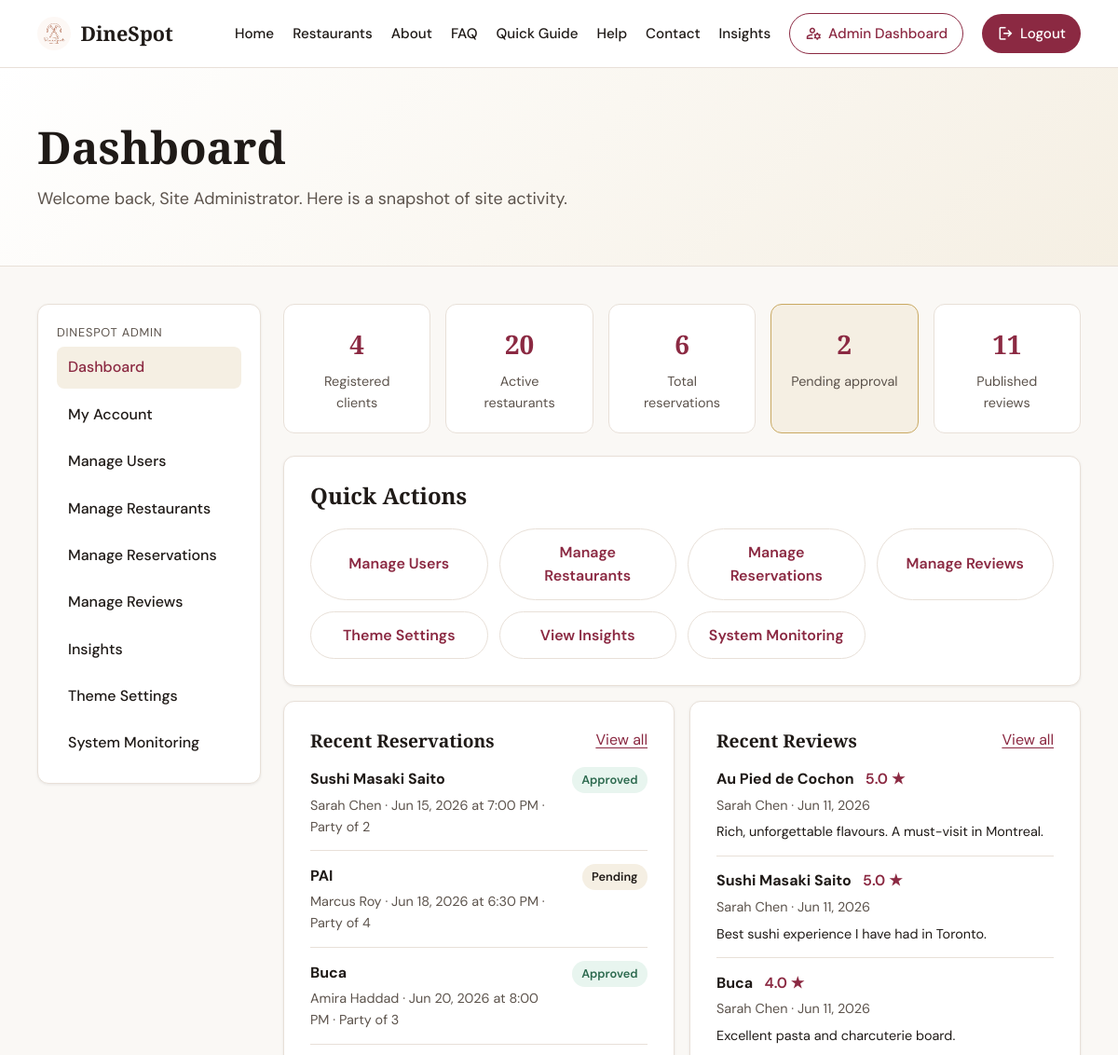
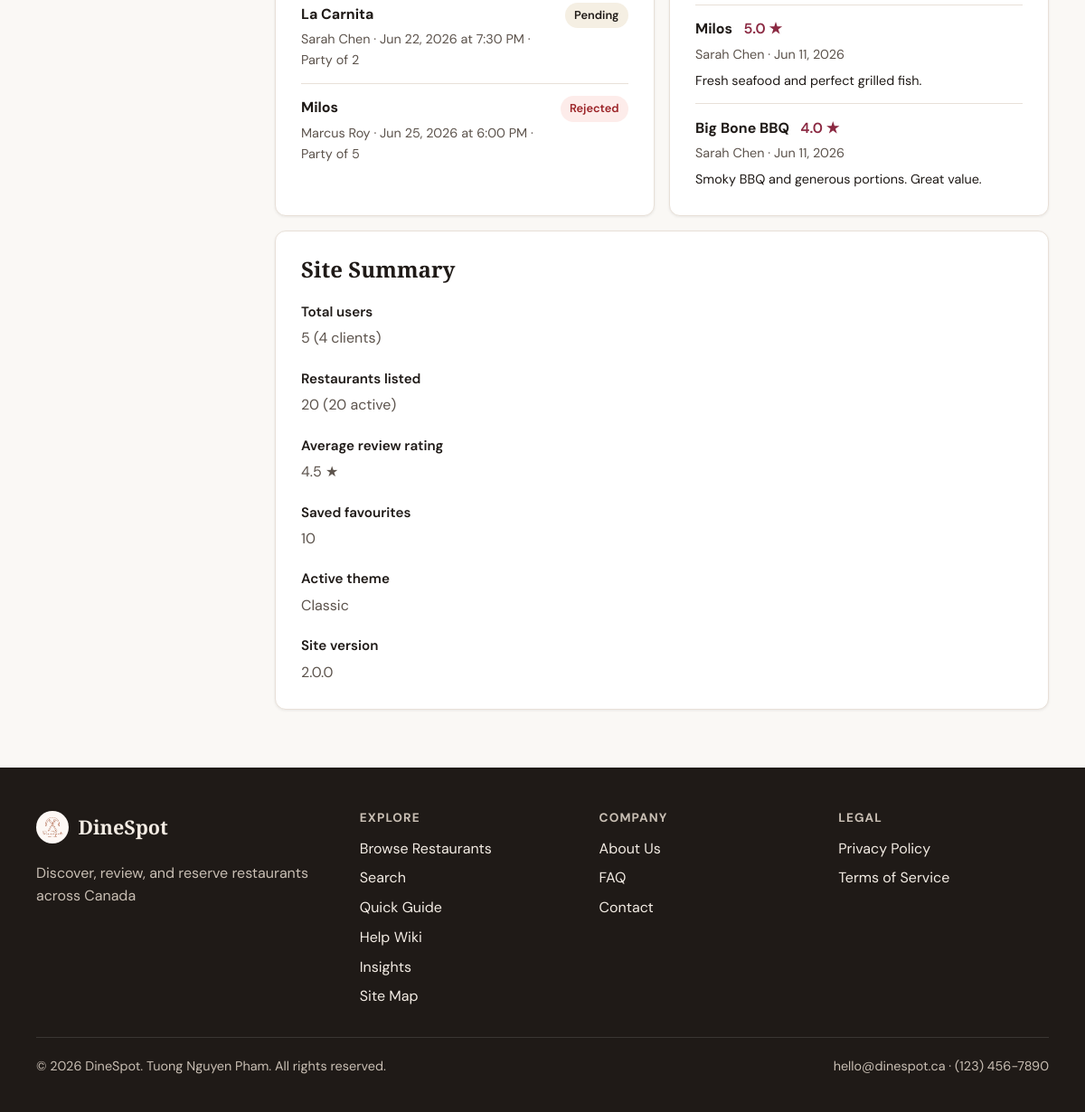
Page /admin/dashboard.php (signed in) on the committed database (2 pictures, top to bottom).
### tables this page shows
CREATE TABLE users (
    id INT AUTO_INCREMENT PRIMARY KEY,
    email VARCHAR(255) NOT NULL UNIQUE,
    password_hash VARCHAR(255) NOT NULL,
    full_name VARCHAR(120) NOT NULL,
    role ENUM('client', 'admin') NOT NULL DEFAULT 'client',
    status ENUM('active', 'suspended') NOT NULL DEFAULT 'active',
    phone VARCHAR(30) NULL,
    created_at TIMESTAMP NOT NULL DEFAULT CURRENT_TIMESTAMP
);

CREATE TABLE reservations (
    id INT AUTO_INCREMENT PRIMARY KEY,
    restaurant_id INT NOT NULL,
    user_id INT NOT NULL,
    reservation_date DATE NOT NULL,
    reservation_time TIME NOT NULL,
    party_size TINYINT NOT NULL,
    status ENUM('pending', 'approved', 'rejected', 'cancelled', 'completed') NOT NULL DEFAULT 'pending',
    notes TEXT NULL,
    created_at TIMESTAMP NOT NULL DEFAULT CURRENT_TIMESTAMP,
    CONSTRAINT fk_reservations_restaurant FOREIGN KEY (restaurant_id) REFERENCES restaurants(id) ON DELETE CASCADE,
    CONSTRAINT fk_reservations_user FOREIGN KEY (user_id) REFERENCES users(id) ON DELETE CASCADE,
    CONSTRAINT chk_reservations_party_size CHECK (party_size BETWEEN 1 AND 20),
    CONSTRAINT chk_reservations_status CHECK (status IN ('pending', 'approved', 'rejected', 'cancelled', 'completed'))
);

CREATE TABLE restaurants (
    id INT AUTO_INCREMENT PRIMARY KEY,
    name VARCHAR(150) NOT NULL,
    cuisine VARCHAR(80) NOT NULL,
    city VARCHAR(80) NOT NULL,
    province VARCHAR(10) NOT NULL,
    description TEXT NOT NULL,
    address VARCHAR(255) NULL,
    image_path VARCHAR(255) NULL,
    latitude DECIMAL(10, 7) NULL,
    longitude DECIMAL(10, 7) NULL,
    price_range TINYINT NOT NULL DEFAULT 2,
    is_active TINYINT(1) NOT NULL DEFAULT 1,
    image_credit VARCHAR(255) NULL,
    created_at TIMESTAMP NOT NULL DEFAULT CURRENT_TIMESTAMP,
    CONSTRAINT chk_restaurants_price_range CHECK (price_range BETWEEN 1 AND 4)
);

CREATE TABLE reviews (
    id INT AUTO_INCREMENT PRIMARY KEY,
    restaurant_id INT NOT NULL,
    user_id INT NOT NULL,
    rating TINYINT NOT NULL,
    comment TEXT NOT NULL,
    created_at TIMESTAMP NOT NULL DEFAULT CURRENT_TIMESTAMP,
    CONSTRAINT fk_reviews_restaurant FOREIGN KEY (restaurant_id) REFERENCES restaurants(id) ON DELETE CASCADE,
    CONSTRAINT fk_reviews_user FOREIGN KEY (user_id) REFERENCES users(id) ON DELETE CASCADE,
    CONSTRAINT chk_reviews_rating CHECK (rating BETWEEN 1 AND 5),
    CONSTRAINT uq_review_user_restaurant UNIQUE (restaurant_id, user_id)
);

CREATE TABLE site_settings (
    setting_key VARCHAR(80) PRIMARY KEY,
    setting_value TEXT NOT NULL
);

### admin/dashboard.php (the view, shortened to what the rows shown need)
<?php
$assetPrefix = '../';
require_once __DIR__ . '/../includes/functions.php';
require_once __DIR__ . '/../includes/auth.php';
require_once __DIR__ . '/../includes/db.php';
$user = logged_in_user();
$stats = [];
$recentReservations = [];
$recentReviews = [];
$dbError = null;
try {
    if (database_is_ready()) {
        $stats = get_admin_dashboard_stats();
        $recentReservations = get_recent_reservations_for_admin(5);
        $recentReviews = get_recent_reviews_for_admin(5);
    }
} catch (Throwable $e) {
    $dbError = 'Unable to load dashboard data. Please check your database connection.';
}
$activeTheme = theme_label(get_site_theme());
$siteVersion = get_site_setting('site_version', '1.0.0');
require_once __DIR__ . '/../includes/header.php';
?>
<section class="page-hero">
    <div class="container">
        <h1>Dashboard</h1>
        <p class="lead">
            Welcome back<?= $user ? ', ' . e($user['full_name']) : '' ?>. Here is a snapshot of site activity.
        </p>
    </div>
</section>
<section class="page-content">
    <div class="container client-layout">
        <div class="client-main">
            <?php if ($dbError): ?>
                <div class="alert alert-error" role="alert"><?= e($dbError) ?></div>
            <?php else: ?>
                <div class="admin-stats-row" aria-label="Site statistics">
                    <div class="stat-box">
                        <strong><?= (int) $stats['clients'] ?></strong>
                        <span class="admin-stat-label">Registered clients</span>
                    </div>
                    <div class="stat-box">
                        <strong><?= (int) $stats['active_restaurants'] ?></strong>
                        <span class="admin-stat-label">Active restaurants</span>
                    </div>
                    <div class="stat-box">
                        <strong><?= (int) $stats['reservations'] ?></strong>
                        <span class="admin-stat-label">Total reservations</span>
                    </div>
                    <div class="stat-box admin-stat-highlight">
                        <strong><?= (int) $stats['pending_reservations'] ?></strong>
                        <span class="admin-stat-label">Pending approval</span>
                    </div>
                    <div class="stat-box">
                        <strong><?= (int) $stats['reviews'] ?></strong>
                        <span class="admin-stat-label">Published reviews</span>
                    </div>
                </div>
                <div class="content-card">
                    <h2>Quick Actions</h2>
                    <div class="admin-quick-actions">
                        <a class="btn btn-secondary" href="<?= e(admin_path('users/list.php')) ?>">Manage Users</a>
                        <a class="btn btn-secondary" href="<?= e(admin_path('restaurants/list.php')) ?>">Manage Restaurants</a>
                        <a class="btn btn-secondary" href="<?= e(admin_path('reservations/list.php')) ?>">Manage Reservations</a>
                        <a class="btn btn-secondary" href="<?= e(admin_path('reviews/list.php')) ?>">Manage Reviews</a>
                        <a class="btn btn-secondary" href="<?= e(admin_path('theme/settings.php')) ?>">Theme Settings</a>
                        <a class="btn btn-secondary" href="<?= e($assetPrefix) ?>charts/index.php">View Insights</a>
                        <a class="btn btn-secondary" href="<?= e($assetPrefix) ?>monitor.php">System Monitoring</a>
                    </div>
                </div>
                <div class="admin-dashboard-grid">
                    <div class="content-card">
                        <div class="admin-panel-header">
                            <h2>Recent Reservations</h2>
                            <a href="<?= e(admin_path('reservations/list.php')) ?>">View all</a>
                        </div>
                        <?php if ($recentReservations === []): ?>
                            <p>No reservations yet.</p>
                        <?php else: ?>
                            <ul class="admin-activity-list">
                                <?php foreach ($recentReservations as $reservation): ?>
                                    <li>
                                        <div class="admin-activity-item">
                                            <div>
                                                <strong><?= e($reservation['restaurant_name']) ?></strong>
                                                <p>
                                                    <?= e($reservation['user_name']) ?>
                                                    &middot;
                                                    <?= e(date('M j, Y', strtotime($reservation['reservation_date']))) ?>
                                                    at <?= e(date('g:i A', strtotime($reservation['reservation_time']))) ?>
                                                    &middot;
                                                    Party of <?= (int) $reservation['party_size'] ?>
                                                </p>
                                            </div>
                                            <span class="status-badge status-<?= e($reservation['status']) ?>"><?= e(ucfirst($reservation['status'])) ?></span>
                                        </div>
                                    </li>
                                <?php endforeach; ?>
                            </ul>
                        <?php endif; ?>
                    </div>
                    <div class="content-card">
                        <div class="admin-panel-header">
                            <h2>Recent Reviews</h2>
                            <a href="<?= e(admin_path('reviews/list.php')) ?>">View all</a>
                        </div>
                        <?php if ($recentReviews === []): ?>
                            <p>No reviews yet.</p>
                        <?php else: ?>
                            <ul class="admin-activity-list">
                                <?php foreach ($recentReviews as $review): ?>
                                    <li>
                                        <div class="admin-activity-item admin-activity-item-review">
                                            <div>
                                                <strong><?= e($review['restaurant_name']) ?></strong>
                                                <span class="admin-review-rating"><?= e(format_rating((float) $review['rating'])) ?> ★</span>
                                                <p><?= e($review['user_name']) ?> &middot; <?= e(date('M j, Y', strtotime($review['created_at']))) ?></p>
                                                <p class="admin-review-comment"><?= e($review['comment']) ?></p>
                                            </div>
                                        </div>
                                    </li>
                                <?php endforeach; ?>
                            </ul>
                        <?php endif; ?>
                    </div>
                </div>
                <div class="content-card admin-site-summary">
                    <h2>Site Summary</h2>
                    <dl class="profile-details admin-summary-details">
                        <div class="profile-detail">
                            <dt>Total users</dt>
                            <dd><?= (int) $stats['users'] ?> (<?= (int) $stats['clients'] ?> clients)</dd>
                        </div>
                        <div class="profile-detail">
                            <dt>Restaurants listed</dt>
                            <dd><?= (int) $stats['restaurants'] ?> (<?= (int) $stats['active_restaurants'] ?> active)</dd>
                        </div>
                        <div class="profile-detail">
                            <dt>Average review rating</dt>
                            <dd><?= e(format_rating((float) $stats['avg_rating'])) ?> ★</dd>
                        </div>
                        <div class="profile-detail">
                            <dt>Saved favourites</dt>
                            <dd><?= (int) $stats['favourites'] ?></dd>
                        </div>
                        <div class="profile-detail">
                            <dt>Active theme</dt>
                            <dd><?= e($activeTheme) ?></dd>
                        </div>
                        <div class="profile-detail">
                            <dt>Site version</dt>
                            <dd><?= e($siteVersion) ?></dd>
                        </div>
                    </dl>
                </div>
            <?php endif; ?>
        </div>
    </div>
</section>
<?php require_once __DIR__ . '/../includes/footer.php'; ?>

### rows in the picture
users: full_name "Site Administrator"
reservations: restaurant.name "Sushi Masaki Saito", user.full_name "Sarah Chen", reservation_date "Jun 15, 2026", reservation_time "7:00 PM", party_size "2", status "Approved"
reservations: restaurant.name "PAI", user.full_name "Marcus Roy", reservation_date "Jun 18, 2026", reservation_time "6:30 PM", party_size "4", status "Pending"
reservations: restaurant.name "Buca", user.full_name "Amira Haddad", reservation_date "Jun 20, 2026", reservation_time "8:00 PM", party_size "3", status "Approved"
reservations: restaurant.name "La Carnita", user.full_name "Sarah Chen", reservation_date "Jun 22, 2026", reservation_time "7:30 PM", party_size "2", status "Pending"
reservations: restaurant.name "Milos", user.full_name "Marcus Roy", reservation_date "Jun 25, 2026", reservation_time "6:00 PM", party_size "5", status "Rejected"
reviews: restaurant.name "Au Pied de Cochon", rating "5.0", user.full_name "Sarah Chen", created_at "Jun 11, 2026", comment "Rich, unforgettable flavours. A must-visit in Montreal."
reviews: restaurant.name "Sushi Masaki Saito", rating "5.0", user.full_name "Sarah Chen", created_at "Jun 11, 2026", comment "Best sushi experience I have had in Toronto."
reviews: restaurant.name "Buca", rating "4.0", user.full_name "Sarah Chen", created_at "Jun 11, 2026", comment "Excellent pasta and charcuterie board."
reviews: restaurant.name "Milos", rating "5.0", user.full_name "Sarah Chen", created_at "Jun 11, 2026", comment "Fresh seafood and perfect grilled fish."
reviews: restaurant.name "Big Bone BBQ", rating "4.0", user.full_name "Sarah Chen", created_at "Jun 11, 2026", comment "Smoky BBQ and generous portions. Great value."
site_settings: setting_value "Classic"

### other values in the picture
SITE_NAME "DineSpot"
$item['label'] "Dashboard"
$item['label'] "My Account"
$item['label'] "Manage Users"
$item['label'] "Manage Restaurants"
$item['label'] "Manage Reservations"
$item['label'] "Manage Reviews"
$item['label'] "Insights"
$item['label'] "Theme Settings"
$item['label'] "System Monitoring"
$stats['clients'] "4"
$stats['active_restaurants'] "20"
$stats['reservations'] "6"
$stats['pending_reservations'] "2"
$stats['reviews'] "11"
